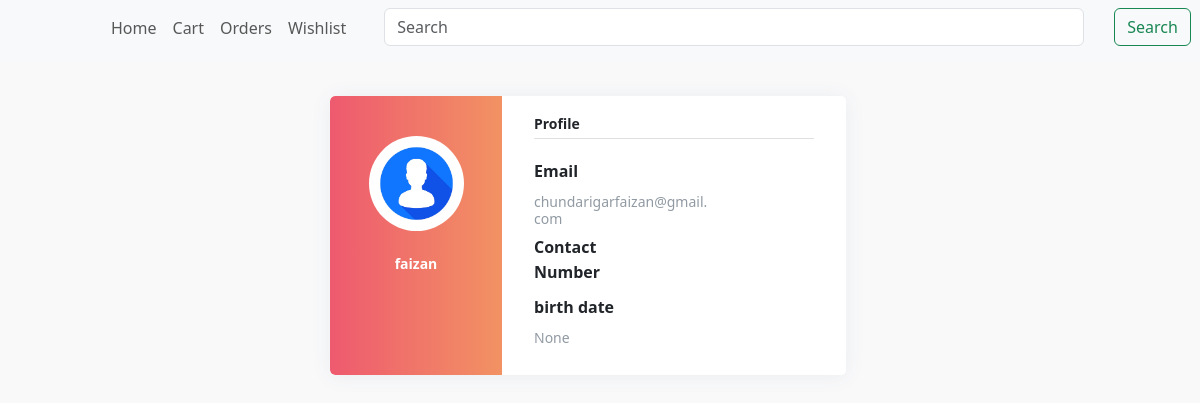
Screenshot of /home/profile/ (signed in) with the database file from the repository.
### home/models.py (models this page shows, shortened)
class Profile(models.Model):
    user = models.OneToOneField(User , on_delete = models.CASCADE)
    profile_picture = models.ImageField(upload_to = 'user-profile-pictures', default = '/profile.jpg')
    contact_number = models.CharField(max_length = 20, default = '')
    birth_date = models.DateField(null = True )

### home/views.py (the view)
# urls.py: path('profile/',views.view_profile,name = "view_profile"),
def view_profile(request):
    user_details, created = Profile.objects.get_or_create(user = request.user)
    return render(request,'home/profile.html',{'user_details':user_details})

### home/templates/home/profile.html (shortened to what this page needs)
{% extends 'base.html' %}
{% load static %}
{% block content %}
<link rel="stylesheet" href="{% static 'home/css/profile.css'%}">
<div class="page-content page-container mt-5" id="page-content">
    <div class="padding">
        <div class="row container d-flex justify-content-center">
<div class="col-xl-6 col-md-12">
                                                <div class="card user-card-full">
                                                    <div class="row m-l-0 m-r-0">
                                                        <div class="col-sm-4 bg-c-lite-green user-profile">
                                                            <div class="card-block text-center text-white">
                                                                <div class="m-b-25">
                                                                    <img src="{{user_details.profile_picture.url}}" style="border-radius: 50%;height: 95px;width:95px" alt="User-Profile-Image">
                                                                </div>
                                                                <h6 class="f-w-600">{{user_details.user.username}}</h6>
                                                            </div>
                                                        </div>
                                                        <div class="col-sm-8">
                                                            <div class="card-block">
                                                                <h6 class="m-b-20 p-b-5 b-b-default f-w-600">Profile</h6>
                                                                <div class="row">
                                                                    <div class="col-sm-8">
                                                                        <p class="m-b-10 f-w-600">Email</p>
                                                                        <h6 class="text-muted f-w-400">{{user_details.user.email}}</h6>
                                                                    </div>
                                                                    <div class="col-sm-5">
                                                                        <p class="m-b-10 f-w-600">Contact Number</p>
                                                                    </div>
                                                                </div>
                                                                <div class="row">
                                                                    <div class="col-sm-6">
                                                                        <p class="m-b-10 f-w-600">birth date</p>
                                                                        <h6 class="text-muted f-w-400">{{user_details.birth_date}}</h6>
                                                                    </div>
                                                                </div>
                                                            </div>
                                                        </div>
                                                    </div>
                                                </div>
                                            </div>
                                             </div>
                                                </div>
                                            </div>
{% endblock content%}

### home/static/home/css/profile.css (style rules this page uses)
body { background-color: #f9f9fa }
.padding { padding: 3rem !important }
.user-card-full { overflow: hidden; }
.card { border-radius: 5px; -webkit-box-shadow: 0 1px 20px 0 rgba(69,90,100,0.08); box-shadow: 0 1px 20px 0 rgba(69,90,100,0.08); border: none; margin-bottom: 30px; }
.m-r-0 { margin-right: 0px; }
.m-l-0 { margin-left: 0px; }
.user-card-full .user-profile { border-radius: 5px 0 0 5px; }
.bg-c-lite-green { background: -webkit-gradient(linear, left top, right top, from(#f29263), to(#ee5a6f)); background: linear-gradient(to right, #ee5a6f, #f29263); }
.user-profile { padding: 20px 0; }
.card-block { padding: 1.25rem; }
.m-b-25 { margin-bottom: 25px; }
h6 { font-size: 14px; }
.card .card-block p { line-height: 25px; }
.b-b-default { border-bottom: 1px solid #e0e0e0; }
.m-b-20 { margin-bottom: 20px; }
.p-b-5 { padding-bottom: 5px !important; }
.m-b-10 { margin-bottom: 10px; }
.text-muted { color: #919aa3 !important; }
.f-w-600 { font-weight: 600; }

### rows the page displays
Profile: profile_picture (placeholder picture), user.username "faizan", user.email "chundarigarfaizan@gmail.com", birth_date "None"
